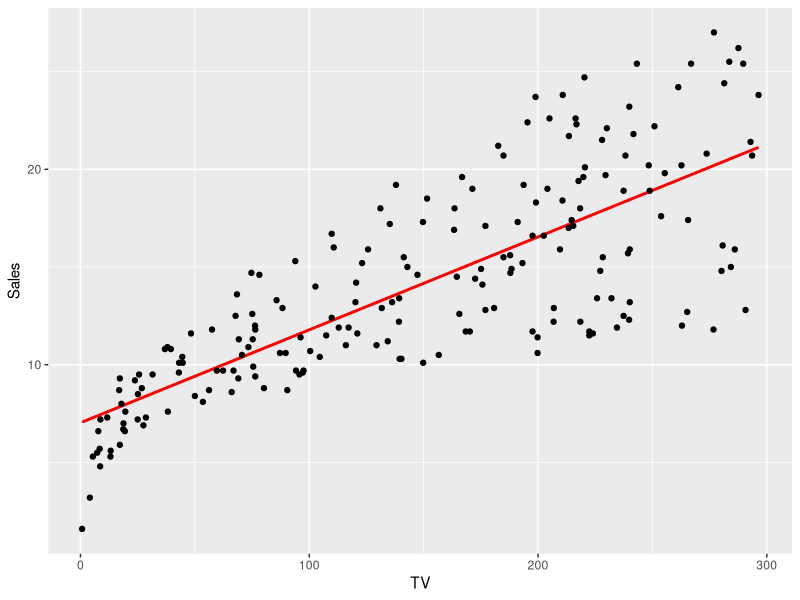

Source code (R):
library(ggplot2)

advertising <- read.csv("Advertising.csv")

fit <- lm(Sales ~ TV, data=advertising)
summary(fit)

ggplot(advertising, aes(x = TV, y = Sales)) +
  geom_smooth(method = "lm", se=FALSE, color="red", formula = y ~ x) +
  geom_point()

